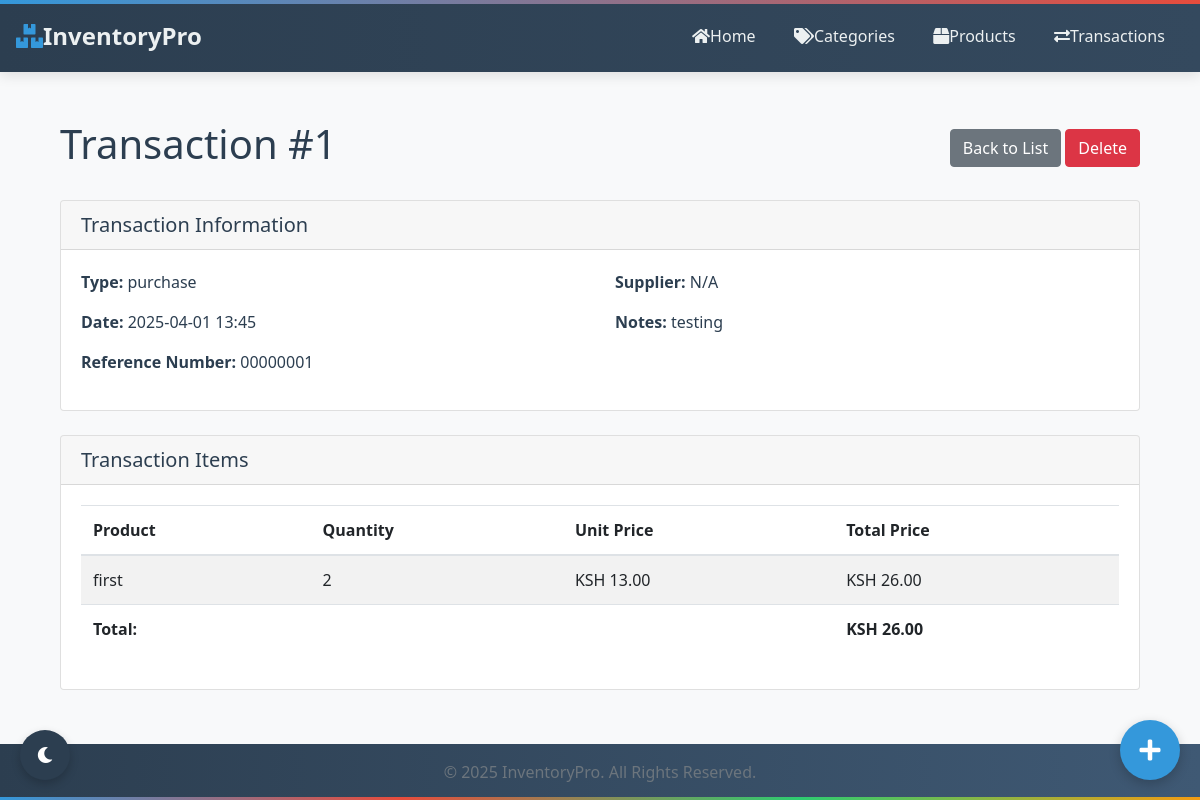
The app's page /transactions/1, older data.
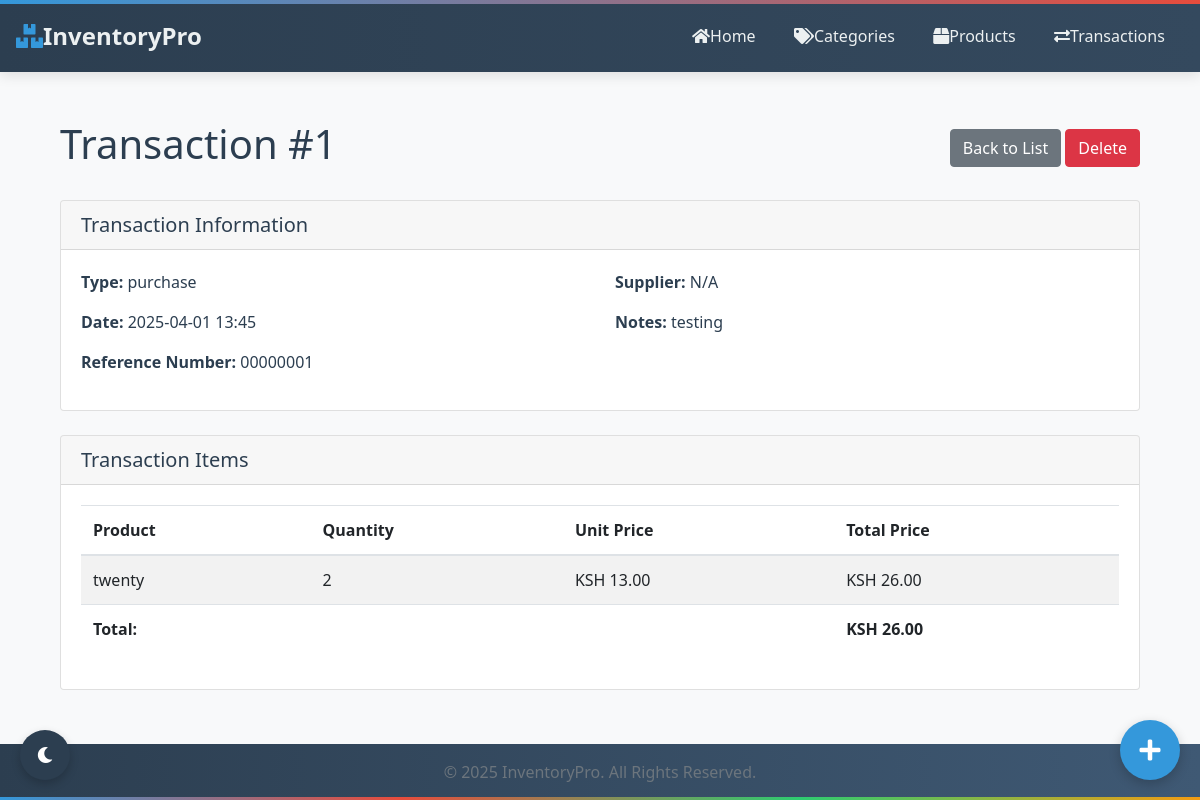
The same page, newer data.
### models/transaction.py (models this page shows, shortened)
class TransactionItem(Base):
    __tablename__ = "transaction_items"
    id = Column(Integer, primary_key=True)
    quantity = Column(Integer, nullable=False)
    unit_price = Column(Float, nullable=False)
    transaction_id = Column(Integer, ForeignKey("transactions.id"), nullable=False)
    transaction = relationship("Transaction", back_populates="transaction_items")
    product_id = Column(Integer, ForeignKey("products.id"), nullable=False)
    product = relationship("Product", back_populates="transaction_items")
    @property
    def total_price(self):
        return self.quantity * self.unit_price

### models/product.py (models this page shows, shortened)
class Product(Base):
    __tablename__ = 'products'
    id = Column(Integer, primary_key=True)
    _name = Column("name", String(100), nullable=False)
    description = Column(String(255))
    _price = Column("price", Float, nullable=False)
    _quantity = Column("quantity", Integer, default=0)
    category_id = Column(Integer, ForeignKey('categories.id'), nullable=False)
    created_at = Column(DateTime, default=datetime.datetime.utcnow)
    updated_at = Column(DateTime, default=datetime.datetime.utcnow, onupdate=datetime.datetime.utcnow)
    reorder_level = Column(Integer, default=10)
    reorder_quantity = Column(Integer, default=20)
    category = relationship("Category", back_populates="products")
    suppliers = relationship("Supplier", secondary="supplier_product", back_populates="products")
    transaction_items = relationship("TransactionItem", back_populates="product")
    transactions = relationship(
        "Transaction",
        secondary="transaction_items",
        primaryjoin="Product.id == TransactionItem.product_id",
        secondaryjoin="TransactionItem.transaction_id == Transaction.id",
        viewonly=True  # Make this viewonly to prevent cascade conflicts
    )
    @property
    def name(self):
        return self._name
    @name.setter
    def name(self, value):
        if not value or not isinstance(value, str) or len(value.strip()) < 2:
            raise ValueError("Product name must be a string with at least 2 characters")
        self._name = value.strip()
    @property
    def price(self):
        return self._price
    @price.setter
    def price(self, value):
        try:
            value = float(value)
            if value < 0:
                raise ValueError("Price cannot be negative")
            self._price = value
        except (ValueError, TypeError):
            raise ValueError("Price must be a positive number")
    @property
    def quantity(self):
        return self._quantity
    @quantity.setter
    def quantity(self, value):
        try:
            value = int(value)
            if value < 0:
                raise ValueError("Quantity cannot be negative")
            self._quantity = value
        except (ValueError, TypeError):
            raise ValueError("Quantity must be a positive integer")

### web/routes/transaction_routes.py (the view)
@transaction_bp.route('/<int:transaction_id>')
def view_transaction(transaction_id):
    with get_session() as session:
        service = TransactionService(session)
        transaction = service.get_transaction(transaction_id)
        if not transaction:
            flash('Transaction not found', 'danger')
            return redirect(url_for('transactions.list_transactions'))
        return render_template('transactions/view.html', transaction=transaction)

### services/transaction_service.py (called while the page is built)
    def get_transaction(self, transaction_id):
        return self.session.query(Transaction).get(transaction_id)

### utils/db.py (called while the page is built)
def get_session():
    return SessionLocal()

### web/app.py (called while the page is built)
@app.context_processor
def inject_now():
    return {'now': datetime.utcnow()}

### web/templates/transactions/view.html (shortened to what this page needs)
{% extends 'base.html' %}
{% block content %}
<div class="container mt-4">
    <div class="d-flex justify-content-between align-items-center mb-4">
        <h1>Transaction #{{ transaction.id }}</h1>
        <div>
            <a href="{{ url_for('transactions.list_transactions') }}" class="btn btn-secondary">Back to List</a>
            <form action="{{ url_for('transactions.delete_transaction', transaction_id=transaction.id) }}" method="POST" class="d-inline"
                  onsubmit="return confirm('Are you sure you want to delete this transaction?');">
                <button type="submit" class="btn btn-danger">Delete</button>
            </form>
        </div>
    </div>
    <div class="card mb-4">
        <div class="card-header">
            <h5 class="card-title mb-0">Transaction Information</h5>
        </div>
        <div class="card-body">
            <div class="row">
                <div class="col-md-6">
                    <p><strong>Type:</strong> {{ transaction.transaction_type.value }}</p>
                    <p><strong>Date:</strong> {{ transaction.date.strftime('%Y-%m-%d %H:%M') }}</p>
                    <p><strong>Reference Number:</strong> {{ transaction.reference_number }}</p>
                </div>
                <div class="col-md-6">
                    <p><strong>Supplier:</strong> {{ transaction.supplier.name if transaction.supplier else 'N/A' }}</p>
                    <p><strong>Notes:</strong> {{ transaction.notes or 'No notes' }}</p>
                </div>
            </div>
        </div>
    </div>
    <div class="card">
        <div class="card-header">
            <h5 class="card-title mb-0">Transaction Items</h5>
        </div>
        <div class="card-body">
            {% if transaction.transaction_items %}
            <div class="table-responsive">
                <table class="table table-striped">
                    <thead>
                        <tr>
                            <th>Product</th>
                            <th>Quantity</th>
                            <th>Unit Price</th>
                            <th>Total Price</th>
                        </tr>
                    </thead>
                    <tbody>
                        {% for item in transaction.transaction_items %}
                        <tr>
                            <td>{{ item.product.name }}</td>
                            <td>{{ item.quantity }}</td>
                            <td>KSH {{ "%.2f"|format(item.unit_price) }}</td>
                            <td>KSH {{ "%.2f"|format(item.total_price) }}</td>
                        </tr>
                        {% endfor %}
                    </tbody>
                    <tfoot>
                        <tr>
                            <th colspan="3" class="text-end">Total:</th>
                            <th>KSH {{ "%.2f"|format(transaction.transaction_items|sum(attribute='total_price')) }}</th>
                        </tr>
                    </tfoot>
                </table>
            </div>
            {% else %}
            <div class="alert alert-info">No items in this transaction.</div>
            {% endif %}
        </div>
    </div>
</div>
{% endblock %}

Row changes from the older to the newer data that the page shows:
changed through a linked row, TransactionItem: product.name "first" → "twenty"
